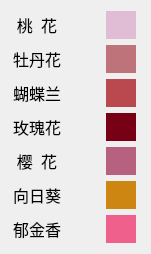
   <widget class="QWidget" name="layoutWidget_6">
    <property name="geometry">
     <rect>
      <x>380</x>
      <y>60</y>
      <width>151</width>
      <height>251</height>
     </rect>
    </property>
    <property name="font">
     <font>
      <family>黑体</family>
      <pointsize>12</pointsize>
      <bold>false</bold>
     </font>
    </property>
    <layout class="QVBoxLayout" name="verticalLayout_3">
     <item>
      <layout class="QHBoxLayout" name="horizontalLayout_18">
       <item>
        <widget class="QLabel" name="label_49">
         <property name="minimumSize">
          <size>
           <width>50</width>
           <height>28</height>
          </size>
         </property>
         <property name="maximumSize">
          <size>
           <width>50</width>
           <height>28</height>
          </size>
         </property>
         <property name="font">
          <font>
           <family>黑体</family>
           <pointsize>12</pointsize>
           <bold>false</bold>
          </font>
         </property>
         <property name="text">
          <string>桃  花</string>
         </property>
         <property name="alignment">
          <set>Qt::AlignCenter</set>
         </property>
        </widget>
       </item>
       <item>
        <widget class="QLabel" name="label_50">
         <property name="minimumSize">
          <size>
           <width>30</width>
           <height>28</height>
          </size>
         </property>
         <property name="maximumSize">
          <size>
           <width>30</width>
           <height>28</height>
          </size>
         </property>
         <property name="font">
          <font>
           <family>黑体</family>
           <pointsize>12</pointsize>
           <bold>false</bold>
          </font>
         </property>
         <property name="alignment">
          <set>Qt::AlignCenter</set>
         </property>
        </widget>
       </item>
       <item>
        <widget class="QLabel" name="label_51">
         <property name="minimumSize">
          <size>
           <width>30</width>
           <height>28</height>
          </size>
         </property>
         <property name="maximumSize">
          <size>
           <width>30</width>
           <height>28</height>
          </size>
         </property>
         <property name="font">
          <font>
           <family>黑体</family>
           <pointsize>12</pointsize>
           <bold>false</bold>
          </font>
         </property>
         <property name="toolTip">
          <string>RGB(224, 189, 213)</string>
         </property>
         <property name="styleSheet">
          <string notr="true">background-color:rgb(224, 189, 213)</string>
         </property>
         <property name="alignment">
          <set>Qt::AlignCenter</set>
         </property>
        </widget>
       </item>
      </layout>
     </item>
     <item>
      <layout class="QHBoxLayout" name="horizontalLayout_19">
       <item>
        <widget class="QLabel" name="label_52">
         <property name="minimumSize">
          <size>
           <width>50</width>
           <height>28</height>
          </size>
         </property>
         <property name="maximumSize">
          <size>
           <width>50</width>
           <height>28</height>
          </size>
         </property>
         <property name="font">
          <font>
           <family>黑体</family>
           <pointsize>12</pointsize>
           <bold>false</bold>
          </font>
         </property>
         <property name="text">
          <string>牡丹花</string>
         </property>
         <property name="alignment">
          <set>Qt::AlignCenter</set>
         </property>
        </widget>
       </item>
       <item>
        <widget class="QLabel" name="label_53">
         <property name="minimumSize">
          <size>
           <width>30</width>
           <height>28</height>
          </size>
         </property>
         <property name="maximumSize">
          <size>
           <width>30</width>
           <height>28</height>
          </size>
         </property>
         <property name="font">
          <font>
           <family>黑体</family>
           <pointsize>12</pointsize>
           <bold>false</bold>
          </font>
         </property>
         <property name="pixmap">
          <pixmap>images/flowers/peony.png</pixmap>
         </property>
         <property name="scaledContents">
          <bool>true</bool>
         </property>
         <property name="alignment">
          <set>Qt::AlignCenter</set>
         </property>
        </widget>
       </item>
       <item>
        <widget class="QLabel" name="label_54">
         <property name="minimumSize">
          <size>
           <width>30</width>
           <height>28</height>
          </size>
         </property>
         <property name="maximumSize">
          <size>
           <width>30</width>
           <height>28</height>
          </size>
         </property>
         <property name="font">
          <font>
           <family>黑体</family>
           <pointsize>12</pointsize>
           <bold>false</bold>
          </font>
         </property>
         <property name="toolTip">
          <string>RGB(189, 115, 121)</string>
         </property>
         <property name="styleSheet">
          <string notr="true">background-color:rgb(189, 115, 121)</string>
         </property>
         <property name="alignment">
          <set>Qt::AlignCenter</set>
         </property>
        </widget>
       </item>
      </layout>
     </item>
     <item>
      <layout class="QHBoxLayout" name="horizontalLayout_20">
       <item>
        <widget class="QLabel" name="label_55">
         <property name="minimumSize">
          <size>
           <width>50</width>
           <height>28</height>
          </size>
         </property>
         <property name="maximumSize">
          <size>
           <width>50</width>
           <height>28</height>
          </size>
         </property>
         <property name="font">
          <font>
           <family>黑体</family>
           <pointsize>12</pointsize>
           <bold>false</bold>
          </font>
         </property>
         <property name="text">
          <string>蝴蝶兰</string>
         </property>
         <property name="alignment">
          <set>Qt::AlignCenter</set>
         </property>
        </widget>
       </item>
       <item>
        <widget class="QLabel" name="label_56">
         <property name="minimumSize">
          <size>
           <width>30</width>
           <height>28</height>
          </size>
         </property>
         <property name="maximumSize">
          <size>
           <width>30</width>
           <height>28</height>
          </size>
         </property>
         <property name="font">
          <font>
           <family>黑体</family>
           <pointsize>12</pointsize>
           <bold>false</bold>
          </font>
         </property>
         <property name="scaledContents">
          <bool>true</bool>
         </property>
         <property name="alignment">
          <set>Qt::AlignCenter</set>
         </property>
        </widget>
       </item>
       <item>
        <widget class="QLabel" name="label_57">
         <property name="minimumSize">
          <size>
           <width>30</width>
           <height>28</height>
          </size>
         </property>
         <property name="maximumSize">
          <size>
           <width>30</width>
           <height>28</height>
          </size>
         </property>
         <property name="font">
          <font>
           <family>黑体</family>
           <pointsize>12</pointsize>
           <bold>false</bold>
          </font>
         </property>
         <property name="toolTip">
          <string>RGB(185, 73, 79)</string>
         </property>
         <property name="styleSheet">
          <string notr="true">background-color:rgb(185, 73, 79)</string>
         </property>
         <property name="alignment">
          <set>Qt::AlignCenter</set>
         </property>
        </widget>
       </item>
      </layout>
     </item>
     <item>
      <layout class="QHBoxLayout" name="horizontalLayout_21">
       <item>
        <widget class="QLabel" name="label_58">
         <property name="minimumSize">
          <size>
           <width>50</width>
           <height>28</height>
          </size>
         </property>
         <property name="maximumSize">
          <size>
           <width>50</width>
           <height>28</height>
          </size>
         </property>
         <property name="font">
          <font>
           <family>黑体</family>
           <pointsize>12</pointsize>
           <bold>false</bold>
          </font>
         </property>
         <property name="text">
          <string>玫瑰花</string>
         </property>
         <property name="alignment">
          <set>Qt::AlignCenter</set>
         </property>
        </widget>
       </item>
       <item>
        <widget class="QLabel" name="label_59">
         <property name="minimumSize">
          <size>
           <width>30</width>
           <height>28</height>
          </size>
         </property>
         <property name="maximumSize">
          <size>
           <width>30</width>
           <height>28</height>
          </size>
         </property>
         <property name="font">
          <font>
           <family>黑体</family>
           <pointsize>12</pointsize>
           <bold>false</bold>
          </font>
         </property>
         <property name="scaledContents">
          <bool>true</bool>
         </property>
         <property name="alignment">
          <set>Qt::AlignCenter</set>
         </property>
        </widget>
       </item>
       <item>
        <widget class="QLabel" name="label_60">
         <property name="minimumSize">
          <size>
           <width>30</width>
           <height>28</height>
          </size>
         </property>
         <property name="maximumSize">
          <size>
           <width>30</width>
           <height>28</height>
          </size>
         </property>
         <property name="font">
          <font>
           <family>黑体</family>
           <pointsize>12</pointsize>
           <bold>false</bold>
          </font>
         </property>
         <property name="toolTip">
          <string>RGB(120, 0, 20)</string>
         </property>
         <property name="styleSheet">
          <string notr="true">background-color:rgb(120, 0, 20)</string>
         </property>
         <property name="alignment">
          <set>Qt::AlignCenter</set>
         </property>
        </widget>
       </item>
      </layout>
     </item>
     <item>
      <layout class="QHBoxLayout" name="horizontalLayout_22">
       <item>
        <widget class="QLabel" name="label_61">
         <property name="minimumSize">
          <size>
           <width>50</width>
           <height>28</height>
          </size>
         </property>
         <property name="maximumSize">
          <size>
           <width>50</width>
           <height>28</height>
          </size>
         </property>
         <property name="font">
          <font>
           <family>黑体</family>
           <pointsize>12</pointsize>
           <bold>false</bold>
          </font>
         </property>
         <property name="text">
          <string>樱  花</string>
         </property>
         <property name="alignment">
          <set>Qt::AlignCenter</set>
         </property>
        </widget>
       </item>
       <item>
        <widget class="QLabel" name="label_62">
         <property name="minimumSize">
          <size>
           <width>30</width>
           <height>28</height>
          </size>
         </property>
         <property name="maximumSize">
          <size>
           <width>30</width>
           <height>28</height>
          </size>
         </property>
         <property name="font">
          <font>
           <family>黑体</family>
           <pointsize>12</pointsize>
           <bold>false</bold>
          </font>
         </property>
         <property name="scaledContents">
          <bool>true</bool>
         </property>
         <property name="alignment">
          <set>Qt::AlignCenter</set>
         </property>
        </widget>
       </item>
       <item>
        <widget class="QLabel" name="label_63">
         <property name="minimumSize">
          <size>
           <width>30</width>
           <height>28</height>
          </size>
         </property>
         <property name="maximumSize">
          <size>
           <width>30</width>
           <height>28</height>
          </size>
         </property>
         <property name="font">
          <font>
           <family>黑体</family>
           <pointsize>12</pointsize>
           <bold>false</bold>
          </font>
         </property>
         <property name="toolTip">
          <string>RGB(181, 97, 127)</string>
         </property>
         <property name="styleSheet">
          <string notr="true">background-color:rgb(181, 97, 127)</string>
         </property>
         <property name="alignment">
          <set>Qt::AlignCenter</set>
         </property>
        </widget>
       </item>
      </layout>
     </item>
     <item>
      <layout class="QHBoxLayout" name="horizontalLayout_23">
       <item>
        <widget class="QLabel" name="label_64">
         <property name="minimumSize">
          <size>
           <width>50</width>
           <height>28</height>
          </size>
         </property>
         <property name="maximumSize">
          <size>
           <width>50</width>
           <height>28</height>
          </size>
         </property>
         <property name="font">
          <font>
           <family>黑体</family>
           <pointsize>12</pointsize>
           <bold>false</bold>
          </font>
         </property>
         <property name="text">
          <string>向日葵</string>
         </property>
         <property name="alignment">
          <set>Qt::AlignCenter</set>
         </property>
        </widget>
       </item>
       <item>
        <widget class="QLabel" name="label_65">
         <property name="minimumSize">
          <size>
           <width>30</width>
           <height>28</height>
          </size>
         </property>
         <property name="maximumSize">
          <size>
           <width>30</width>
           <height>28</height>
          </size>
         </property>
         <property name="font">
          <font>
           <family>黑体</family>
           <pointsize>12</pointsize>
           <bold>false</bold>
          </font>
         </property>
         <property name="pixmap">
          <pixmap>images/flowers/sunflower.png</pixmap>
         </property>
         <property name="scaledContents">
          <bool>true</bool>
         </property>
         <property name="alignment">
          <set>Qt::AlignCenter</set>
         </property>
        </widget>
       </item>
       <item>
        <widget class="QLabel" name="label_66">
         <property name="minimumSize">
          <size>
           <width>30</width>
           <height>28</height>
          </size>
         </property>
         <property name="maximumSize">
          <size>
           <width>30</width>
           <height>28</height>
          </size>
         </property>
         <property name="font">
          <font>
           <family>黑体</family>
           <pointsize>12</pointsize>
           <bold>false</bold>
          </font>
         </property>
         <property name="toolTip">
          <string>RGB(205, 134, 18)</string>
         </property>
         <property name="styleSheet">
          <string notr="true">background-color:rgb(205, 134, 18)</string>
         </property>
         <property name="alignment">
          <set>Qt::AlignCenter</set>
         </property>
        </widget>
       </item>
      </layout>
     </item>
     <item>
      <layout class="QHBoxLayout" name="horizontalLayout_24">
       <item>
        <widget class="QLabel" name="label_67">
         <property name="minimumSize">
          <size>
           <width>50</width>
           <height>28</height>
          </size>
         </property>
         <property name="maximumSize">
          <size>
           <width>50</width>
           <height>28</height>
          </size>
         </property>
         <property name="font">
          <font>
           <family>黑体</family>
           <pointsize>12</pointsize>
           <bold>false</bold>
          </font>
         </property>
         <property name="text">
          <string>郁金香</string>
         </property>
         <property name="alignment">
          <set>Qt::AlignCenter</set>
         </property>
        </widget>
       </item>
       <item>
        <widget class="QLabel" name="label_68">
         <property name="minimumSize">
          <size>
           <width>30</width>
           <height>28</height>
          </size>
         </property>
         <property name="maximumSize">
          <size>
           <width>30</width>
           <height>28</height>
          </size>
         </property>
         <property name="font">
          <font>
           <family>黑体</family>
           <pointsize>12</pointsize>
           <bold>false</bold>
          </font>
         </property>
         <property name="scaledContents">
          <bool>true</bool>
         </property>
         <property name="alignment">
          <set>Qt::AlignCenter</set>
         </property>
        </widget>
       </item>
       <item>
        <widget class="QLabel" name="label_69">
         <property name="minimumSize">
          <size>
           <width>30</width>
           <height>28</height>
          </size>
         </property>
         <property name="maximumSize">
          <size>
           <width>30</width>
           <height>28</height>
          </size>
         </property>
         <property name="font">
          <font>
           <family>黑体</family>
           <pointsize>12</pointsize>
           <bold>false</bold>
          </font>
         </property>
         <property name="toolTip">
          <string>RGB(240, 96, 140)</string>
         </property>
         <property name="styleSheet">
          <string notr="true">background-color:rgb(240, 96, 140)</string>
         </property>
         <property name="alignment">
          <set>Qt::AlignCenter</set>
         </property>
        </widget>
       </item>
      </layout>
     </item>
    </layout>
   </widget>
